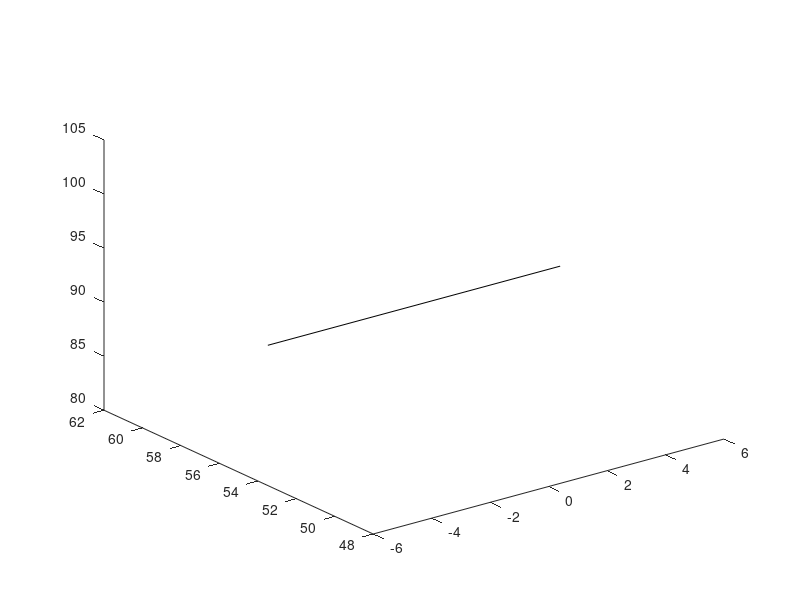

Recreate this plot in MATLAB. (Note: this script raises an error after producing the figure.)
%%画基础部分

%四条杆，依次是东南西北。
plot3([0,55],[5,5],[91,91],'k');  %东
plot3([0,55],[-5,-5],[91,91],'k'); 
plot3([0,0],[-5,5],[91,91],'k');  
plot3([55,55],[-5,5],[91,91],'k');  

plot3([5,5],[0,-55],[91,91],'k');  %南
plot3([-5,-5],[0,-55],[91,91],'k');  
plot3([-5,5],[0,0],[91,91],'k');  
plot3([-5,5],[-55,-55],[91,91],'k');  

plot3([-55,0],[5,5],[91,91],'k');  %西
plot3([-55,0],[-5,-5],[91,91],'k'); 
plot3([0,0],[-5,5],[91,91],'k');  
plot3([-55,-55],[-5,5],[91,91],'k'); 

plot3([5,5],[0,55],[91,91],'k');  %北
plot3([-5,-5],[0,55],[91,91],'k');  
plot3([-5,5],[0,0],[91,91],'k');  
plot3([-5,5],[55,55],[91,91],'k');  

%%画出电机可以移动的轨迹范围，用蓝色表示   
Motor_range_color =[93, 109, 126]/255;  % 灰褐色
Motor1_range_vertices=[-4,-motor_move_max,91;4,-motor_move_max,91;4,-motor_move_min,91;-4,-motor_move_min,91];
Motor3_range_vertices=[-4,motor_move_min,91;4,motor_move_min,91;4,motor_move_max,91;-4,motor_move_max,91];
Motor2_range_vertices=[motor_move_min,-4,91;motor_move_min,4,91;motor_move_max,4,91;motor_move_max,-4,91];
Motor4_range_vertices=[-motor_move_min,-4,91;-motor_move_min,4,91;-motor_move_max,4,91;-motor_move_max,-4,91];

drawColoredQuadrilateral(Motor1_range_vertices,Motor_range_color);
drawColoredQuadrilateral(Motor3_range_vertices,Motor_range_color);
drawColoredQuadrilateral(Motor2_range_vertices,Motor_range_color);
drawColoredQuadrilateral(Motor4_range_vertices,Motor_range_color);